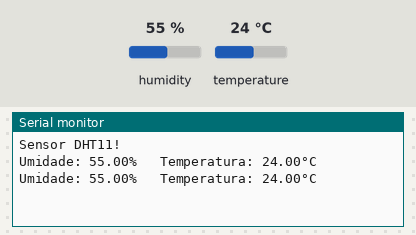
Recording of a sketch running on a simulated ESP8266 (NodeMCU). Shown: the last lines printed to the serial monitor. Inputs (shaded band) come from the test bench; at power-on: humidity 55 %, temperature 24 °C.

Above: at 4.8 s.
4.9 s: humidity set to 22 %
At 7.3 s:
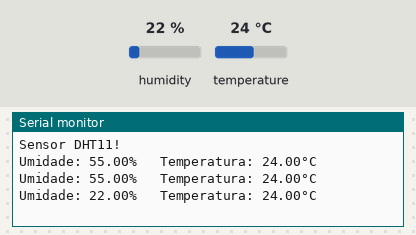
7.9 s: temperature set to 12 °C
At 8.4 s:
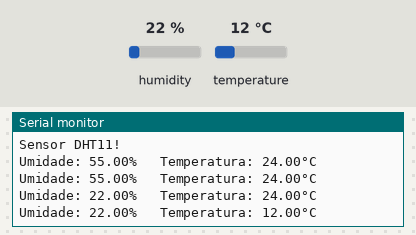
10.9 s: humidity set to 40 %
At 13.2 s:
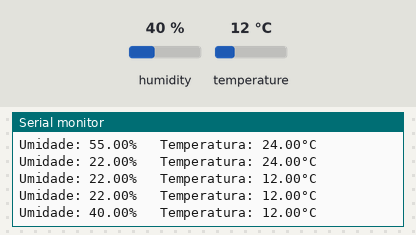
Timing chart, 0 to 14.7 s (numbered marks = the images above; inputs shaded):
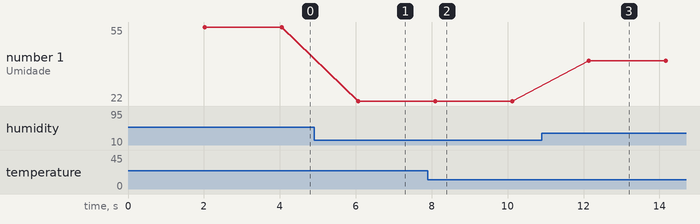

The sketch:

Codigo_Sensor.ino
```cpp
//Inclusão de bibliotecas do DHT
#include "DHT.h"

//Conectando ao pino digital 2 da placa
#define DHTPIN D2

//Definindo o tipo de sensor a ser usado
#define DHTTYPE DHT11

//Estabelece os dois parâmetros da função dht
DHT dht(DHTPIN, DHTTYPE);

void setup(){
  Serial.begin(9600); // Configura a interface serial
  Serial.println("Sensor DHT11!");

  dht.begin(); // Inicializa o sensor
}

void loop(){
  //Aguarde 2 segundos entre as medições
  delay(2000);

  //Lê a umidade e armazena em u
  float u = dht.readHumidity();
  //Lê a temperatura em Celsius e armazena em t
  float t = dht.readTemperature();

  //Verifica se a leitura falhou ou saiu mais cedo
  if (isnan(u) || isnan(t)){
    Serial.println("Falha ao ler o sensor DHT11!");
    return;
  }

  Serial.print("Umidade: ");
  Serial.print(u);
  Serial.print("%");
  Serial.print(" \t");
  Serial.print("Temperatura: ");
  Serial.print(t);
  Serial.println("°C");
}
```

Measured:
- after the input at 4.9 s, the serial monitor: prints a new line after 1.2 s (image 1)
- after the input at 7.9 s, the serial monitor: prints a new line after 0.19 s (image 2)
- after the input at 10.9 s, the serial monitor: prints a new line after 1.2 s (image 3)
- plotted number 1: 55 → 22 after the input at 4.9 s, 22 → 40 after the input at 10.9 s
